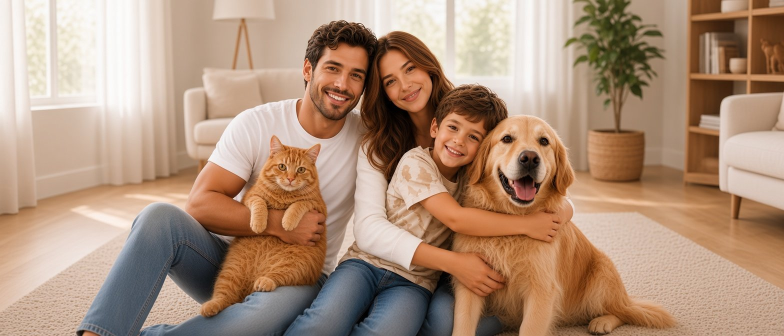
#> input picture assets/img/bg/kaynak/urunler-hero-kaynak.jpg, 1568 x 672 px, found by its file name (shown at 1/2 size)
$ python prep_hero_bg.py
#> lines starting #> are read from the running program, lines starting #| are printed output that depends on the picture
"""Ürünler ve Hikayemiz sayfa başlıkları için arka plan görsellerini hazırla.

Kaynak: assets/img/bg/kaynak/*.jpg|png
Çıktı:  assets/img/bg/*.webp + *.jpg  (masaüstü 1920 px, mobil 1080 px)
"""
from PIL import Image, ImageFilter
import os

ROOT = r"C:\Users\erhan\Documents\ai\biyopet"
SRC = os.path.join(ROOT, "assets", "img", "bg", "kaynak")
OUT = os.path.join(ROOT, "assets", "img", "bg")

JOBS = {
    "urunler-hero": "urunler-hero-kaynak.jpg",
    "hikayemiz-hero": "hikayemiz-hero-kaynak.png",
}

DESKTOP = (1920, 823)
MOBILE = (1080, 760)


def cover_crop(im: Image.Image, size, focus=(0.55, 0.45)) -> Image.Image:
    """Hedef orana göre, odak noktasını merkez alarak kırp ve yeniden boyutlandır."""
    target_w, target_h = size
    target_ratio = target_w / target_h
    ratio = im.width / im.height
    if ratio > target_ratio:
        # kaynak daha geniş: sağdan/soldan kırp
        crop_h = im.height
        crop_w = round(crop_h * target_ratio)
        x = round(im.width * focus[0] - crop_w / 2)
        x = max(0, min(x, im.width - crop_w))
        box = (x, 0, x + crop_w, im.height)
    else:
        crop_w = im.width
        crop_h = round(crop_w / target_ratio)
        y = round(im.height * focus[1] - crop_h / 2)
        y = max(0, min(y, im.height - crop_h))
        box = (0, y, im.width, y + crop_h)
    return im.crop(box).resize((target_w, target_h), Image.LANCZOS)


def save_pair(im: Image.Image, base: str) -> None:
    im.save(os.path.join(OUT, base + ".webp"), "WEBP", quality=82, method=6)
    im.save(os.path.join(OUT, base + ".jpg"), "JPEG", quality=84, optimize=True, progressive=True)


for base, source in JOBS.items():
    src = os.path.join(SRC, source)
    im = Image.open(src).convert("RGB")
#> im is the input picture: PIL image 1568x672 RGB; mean R, G, B 174.3, 144.3, 122.3

    desktop = cover_crop(im, DESKTOP, focus=(0.62, 0.5))
    # hafif netleştirme (özellikle küçük kaynak büyütüldüğünde)
    desktop = desktop.filter(ImageFilter.UnsharpMask(radius=1.2, percent=55, threshold=3))
    save_pair(desktop, base)

    mobile = cover_crop(im, MOBILE, focus=(0.55, 0.42))
#> call 2 of cover_crop, with size = (1080, 760), focus = (0.55, 0.42)
#> in cover_crop (call 2), `return im.crop(box).resize((target_w, target_h), Image.LANCZOS)`:
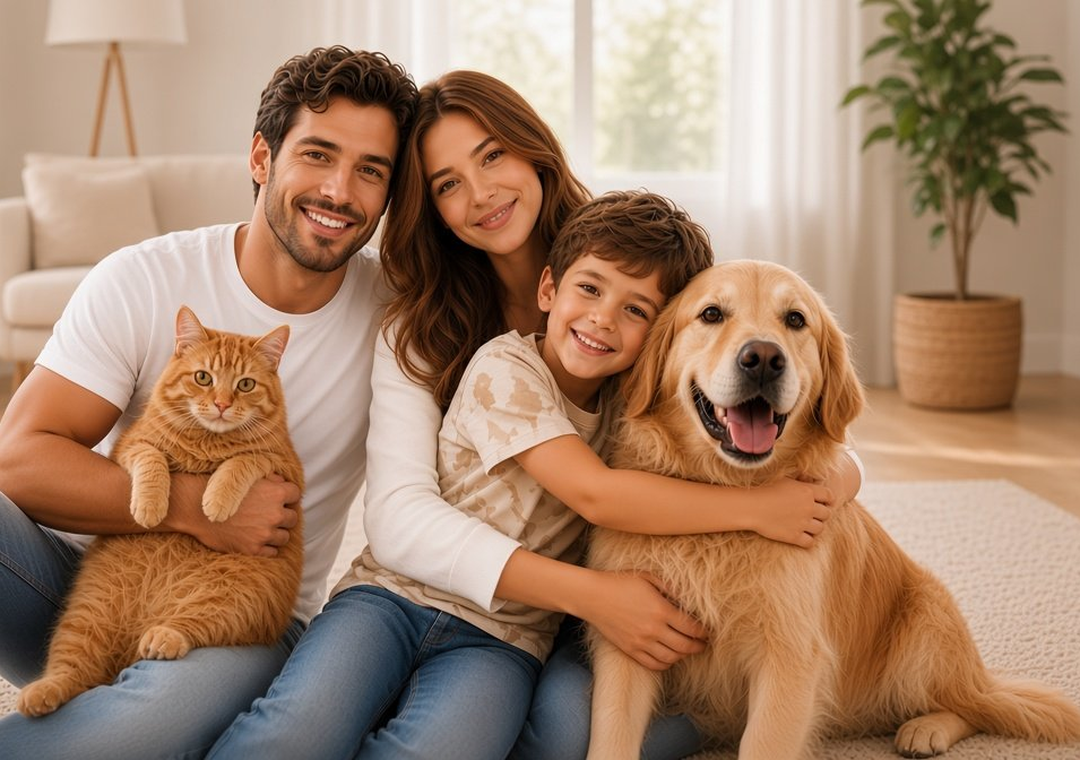
#> returned value: PIL image 1080x760 RGB; mean R, G, B 164.8, 131.2, 106.8
    mobile = mobile.filter(ImageFilter.UnsharpMask(radius=1.0, percent=45, threshold=3))
    save_pair(mobile, base + "-mobil")

    print(base, "kaynak", im.size, "masaüstü", desktop.size, "mobil", mobile.size)
#| urunler-hero kaynak (1568, 672) masaüstü (1920, 823) mobil (1080, 760)
#> pass 2 of the loop `for base, source in JOBS.items():`:
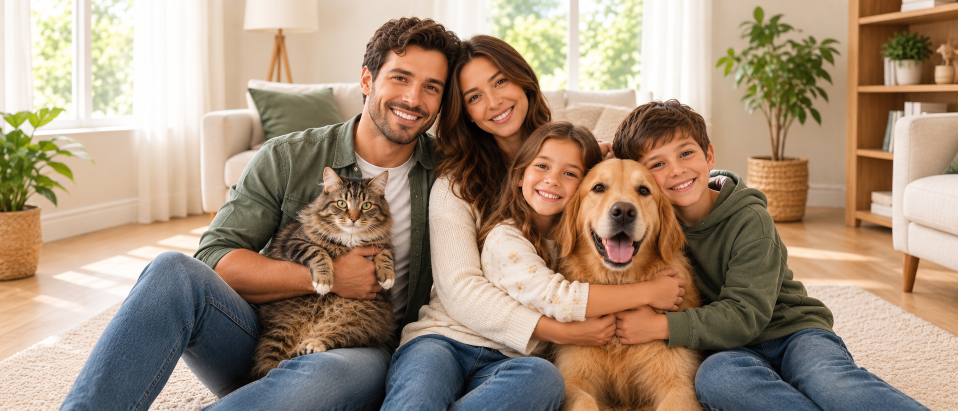
#> input picture assets/img/bg/kaynak/hikayemiz-hero-kaynak.png, 1915 x 821 px, found by its file name (shown at 1/2 size)
#> im is the input picture: PIL image 1915x821 RGB; mean R, G, B 164.2, 142.7, 121.7
#> in cover_crop (call 4), `return im.crop(box).resize((target_w, target_h), Image.LANCZOS)`:
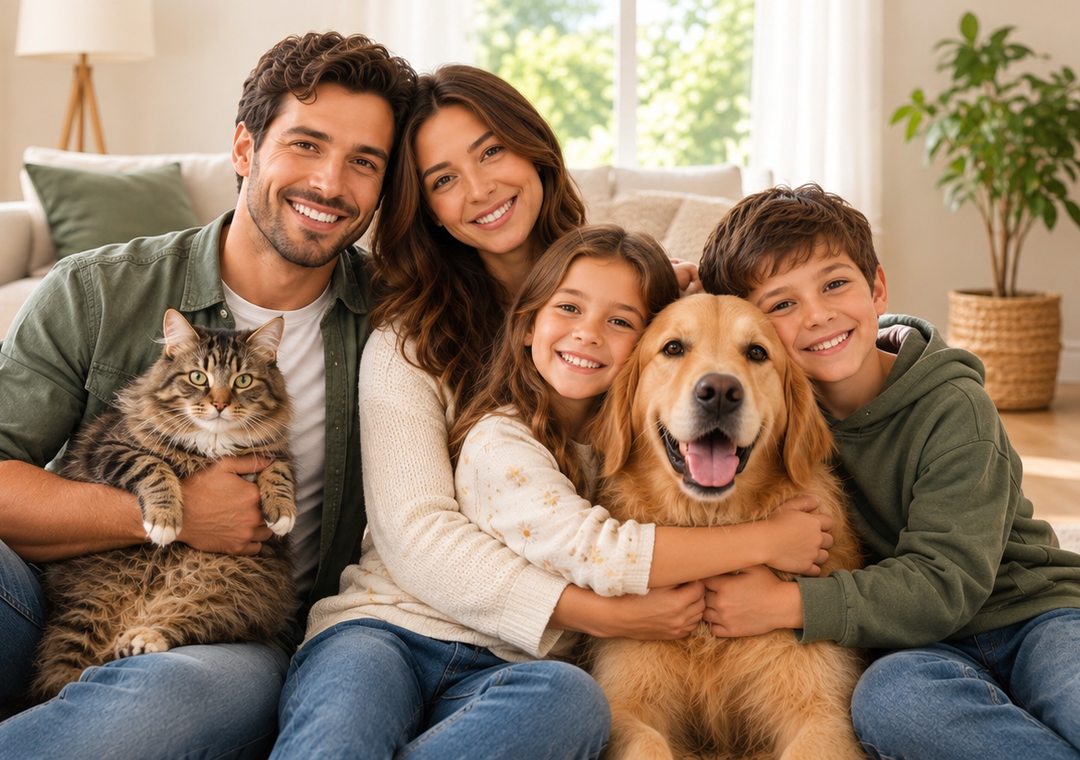
#> returned value: PIL image 1080x760 RGB; mean R, G, B 148.2, 124.3, 102.6
#| hikayemiz-hero kaynak (1915, 821) masaüstü (1920, 823) mobil (1080, 760)

for f in sorted(os.listdir(OUT)):
    p = os.path.join(OUT, f)
    if os.path.isfile(p):
        print(f, round(os.path.getsize(p) / 1024), "KB")
